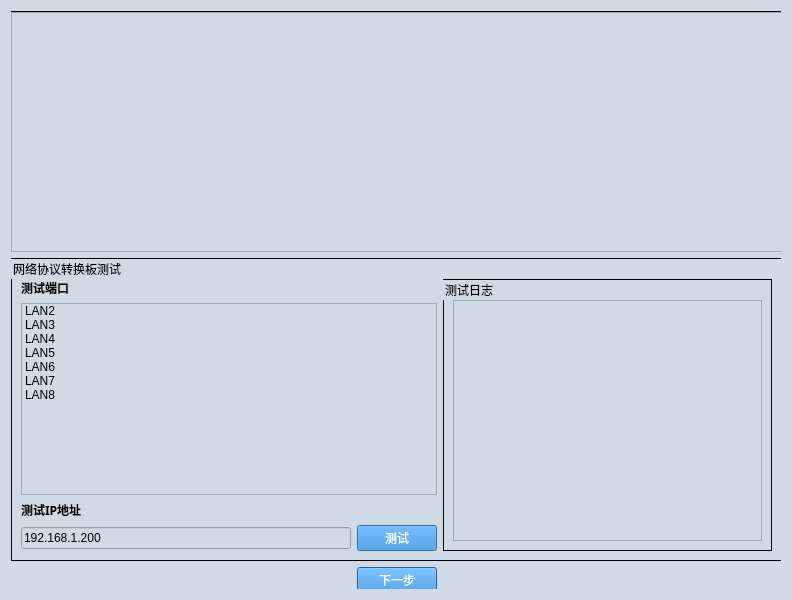
<?xml version="1.0" encoding="UTF-8"?>
<ui version="4.0">
 <class>Dialog</class>
 <widget class="QDialog" name="Dialog">
  <property name="geometry">
   <rect>
    <x>0</x>
    <y>0</y>
    <width>792</width>
    <height>600</height>
   </rect>
  </property>
  <property name="font">
   <font>
    <family>Microsoft YaHei</family>
    <pointsize>14</pointsize>
   </font>
  </property>
  <property name="windowTitle">
   <string>Dialog</string>
  </property>
  <property name="styleSheet">
   <string notr="true">QDialog{
background-color:#D0DAE5;
}

QTextBrower{
background-color:#D0DAE5;
}

QLineEdit{
background-color:#D0DAE5;
}

QWidget{
background-color:#D0DAE5;
}

QStackedWidget{
background-color:#D0DAE5;
}

QHeaderView{
background-color:#D0DAE5;
}

QLabel{
font-size:12px;
font-family:Microsoft YaHei;
background-color:#D0DAE5;
}

QPushButton{         /*按钮自适应拉伸背景*/
border-width: 2px 15px 2px 15px;
background-color:#2884D8;
color: #FFFFFF;
font-size:12px;
font-family:Microsoft YaHei;
}

QGroupBox{
font-size:12px;
font-family:Microsoft YaHei;
border:1px solid rgb(0, 0, 0); 
}</string>
  </property>
  <layout class="QGridLayout" name="gridLayout_2">
   <item row="0" column="0">
    <widget class="QGroupBox" name="groupBox">
     <property name="title">
      <string/>
     </property>
     <widget class="QWidget" name="layoutWidget">
      <property name="geometry">
       <rect>
        <x>0</x>
        <y>1</y>
        <width>771</width>
        <height>581</height>
       </rect>
      </property>
      <layout class="QVBoxLayout" name="verticalLayout">
       <item>
        <widget class="QTextBrowser" name="textBrowser_contents"/>
       </item>
       <item>
        <widget class="QGroupBox" name="groupBox_2">
         <property name="title">
          <string>网络协议转换板测试</string>
         </property>
         <layout class="QGridLayout" name="gridLayout_5">
          <property name="topMargin">
           <number>20</number>
          </property>
          <item row="0" column="0">
           <layout class="QGridLayout" name="gridLayout_4">
            <item row="0" column="0">
             <widget class="QLabel" name="testexecute_page3_label_3">
              <property name="font">
               <font>
                <family>Microsoft YaHei</family>
                <pointsize>-1</pointsize>
                <weight>75</weight>
                <bold>true</bold>
               </font>
              </property>
              <property name="text">
               <string>测试端口</string>
              </property>
             </widget>
            </item>
            <item row="0" column="2" rowspan="4">
             <widget class="QGroupBox" name="groupBox_3">
              <property name="title">
               <string>测试日志</string>
              </property>
              <layout class="QGridLayout" name="gridLayout_3">
               <property name="topMargin">
                <number>20</number>
               </property>
               <item row="0" column="0">
                <widget class="QTextBrowser" name="testexecute_page3_textBrowser_log"/>
               </item>
              </layout>
             </widget>
            </item>
            <item row="1" column="0" colspan="2">
             <widget class="QListWidget" name="testexecute_page3_listWidget_lan">
              <item>
               <property name="text">
                <string>LAN2</string>
               </property>
              </item>
              <item>
               <property name="text">
                <string>LAN3</string>
               </property>
              </item>
              <item>
               <property name="text">
                <string>LAN4</string>
               </property>
              </item>
              <item>
               <property name="text">
                <string>LAN5</string>
               </property>
              </item>
              <item>
               <property name="text">
                <string>LAN6</string>
               </property>
              </item>
              <item>
               <property name="text">
                <string>LAN7</string>
               </property>
              </item>
              <item>
               <property name="text">
                <string>LAN8</string>
               </property>
              </item>
             </widget>
            </item>
            <item row="2" column="0">
             <widget class="QLabel" name="testexecute_page3_label_4">
              <property name="font">
               <font>
                <family>Microsoft YaHei</family>
                <pointsize>-1</pointsize>
                <weight>75</weight>
                <bold>true</bold>
               </font>
              </property>
              <property name="text">
               <string>测试IP地址</string>
              </property>
             </widget>
            </item>
            <item row="3" column="0">
             <widget class="QLineEdit" name="testexecute_page3_lineEdit_ip">
              <property name="text">
               <string>192.168.1.200</string>
              </property>
             </widget>
            </item>
            <item row="3" column="1">
             <widget class="QPushButton" name="pushButton_execute">
              <property name="text">
               <string>测试</string>
              </property>
             </widget>
            </item>
           </layout>
          </item>
         </layout>
        </widget>
       </item>
       <item>
        <layout class="QGridLayout" name="gridLayout">
         <item row="0" column="1">
          <widget class="QPushButton" name="pushButton_next">
           <property name="text">
            <string>下一步</string>
           </property>
          </widget>
         </item>
         <item row="0" column="2">
          <spacer name="horizontalSpacer_2">
           <property name="orientation">
            <enum>Qt::Horizontal</enum>
           </property>
           <property name="sizeHint" stdset="0">
            <size>
             <width>40</width>
             <height>20</height>
            </size>
           </property>
          </spacer>
         </item>
         <item row="0" column="0">
          <spacer name="horizontalSpacer">
           <property name="orientation">
            <enum>Qt::Horizontal</enum>
           </property>
           <property name="sizeHint" stdset="0">
            <size>
             <width>40</width>
             <height>20</height>
            </size>
           </property>
          </spacer>
         </item>
        </layout>
       </item>
      </layout>
     </widget>
    </widget>
   </item>
  </layout>
 </widget>
 <resources>
  <include location="iconQrc.qrc"/>
 </resources>
 <connections/>
</ui>
